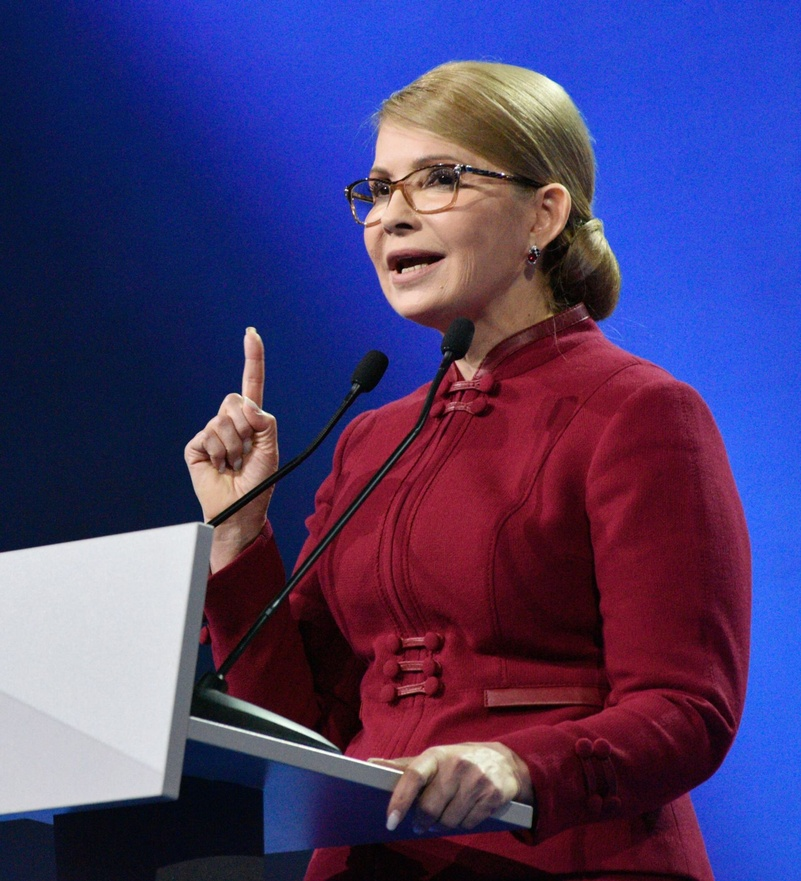
#> input picture image.jpg, 801 x 881 px, shrunk from 1920 x 2111 before the run
$ python main.py
#> lines starting #> are read from the running program, lines starting #| are printed output that depends on the picture
import numpy as np
import matplotlib.pyplot as plt
import matplotlib.image as imread
from sklearn.decomposition import PCA, IncrementalPCA
from PIL import Image


def checker(eigenvalues, eigenvectors, matrix):
    for i in range(len(eigenvalues)):
        if not np.allclose(np.dot(matrix, eigenvectors[:, i]), eigenvalues[i] * eigenvectors[:, i]):
            return False
    return True


def display_image(image_array):
    plt.imshow(image_array, cmap='gray')
    plt.show()
    return


### TASK 5 ###
def encrypt_message(message, key_matrix):
    message_vector = np.array([ord(char) for char in message])
    eigenvalues, eigenvectors = np.linalg.eig(key_matrix)
    diagonalized_key_matrix = np.dot(np.dot(eigenvectors, np.diag(eigenvalues)), np.linalg.inv(eigenvectors))
    encrypted_vector = np.dot(diagonalized_key_matrix, message_vector)
    return encrypted_vector


def decrypt_message(encrypted_vector, key_matrix):
    eigenvalues, eigenvectors = np.linalg.eig(key_matrix)
    diagonalized_key_matrix = np.dot(np.dot(eigenvectors, np.diag(eigenvalues)), np.linalg.inv(eigenvectors))
    decrypted_vector = np.dot(np.linalg.inv(diagonalized_key_matrix), encrypted_vector)
    decrypted_message = "".join([chr(int(np.round(np.real(char)))) for char in decrypted_vector])

    return decrypted_message


def main():
    message = "Hello, world!"
    key_matrix = np.random.randint(0, 256, (len(message), len(message)))
    print("Original message:", message)
    encrypted_message = encrypt_message(message, key_matrix)
    print("Encrypted message:", encrypted_message)
    decrypted_message = decrypt_message(encrypted_message, key_matrix)
    print("Decrypted message:", decrypted_message)


    ### TASK 1 ###
    matrix = np.array([[7, 2, 3], [2, 5, 1], [3, 1, 11]])

    eigenvalues, eigenvectors = np.linalg.eig(matrix)
    if not checker(eigenvalues, eigenvectors, matrix):
        print("Something went wrong")
        return

    # read image
    image_raw = imread.imread("image.jpg")
#> image_raw is the input picture: shape (881, 801, 3); mean R, G, B 72.9, 59.8, 110.9

    # print the size of the original image and the number of color channels
    print("Original image")
    print("Image size (height, width):", image_raw.shape[:2])
#| Image size (height, width): (881, 801)
    print("Number of color channels:", image_raw.shape[2], "\n")
#| Number of color channels: 3

    # convert to grayscale
    image_gray = np.dot(image_raw[...,:3], [0.2989, 0.5870, 0.1140])
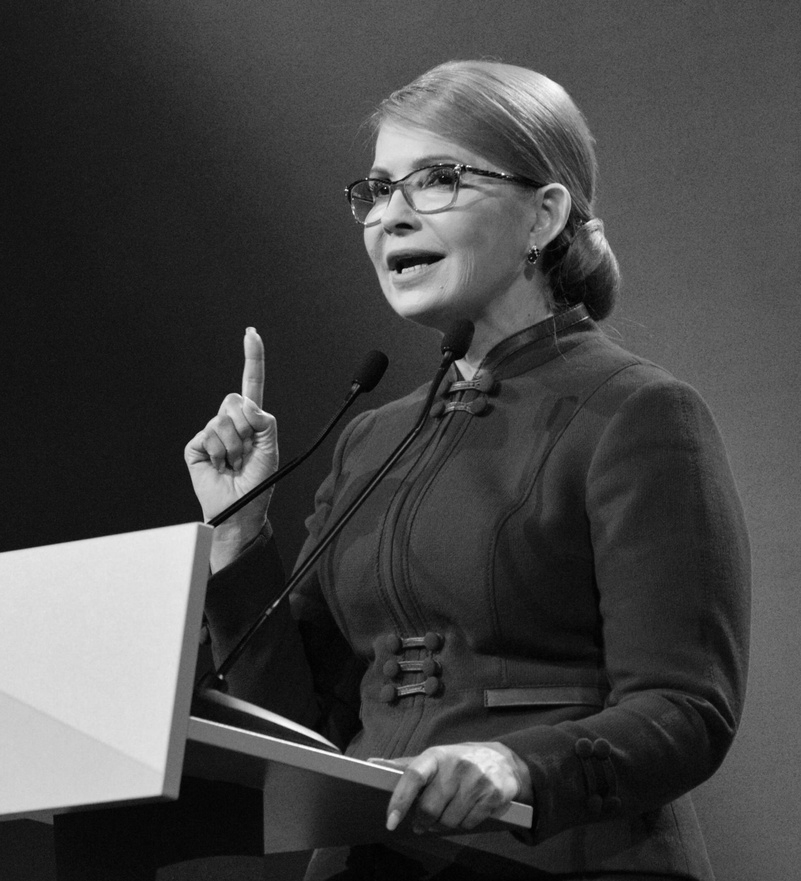
#> image_gray: shape (881, 801) float64; min 0.57, max 254.5, mean 69.5
    image_bw2 = image_gray / image_gray.max()

    # print the size of the bw image and the number of color channels
    print("Grayscale image")
    print("Image size (height, width):", image_bw2.shape[:2])
#| Image size (height, width): (881, 801)
    print("Number of color channels: 1 (cause it is black-shaded, lol)\n")

    # display image
    display_image(image_raw)
    display_image(image_bw2)

    ### TASK 3 ###

    # Flatten the image_bw2 matrix into a 2D array
    image_bw_flattened = image_bw2.reshape(image_bw2.shape[0], -1)

    # Apply PCA to the flattened matrix
    pca = PCA()
    pca.fit(image_bw_flattened)

    # Calculate the cumulative variance explained by each principal component
    cumulative_variance = np.cumsum(pca.explained_variance_ratio_) * 100

    # Знаходження кількості компонент для покриття 95% дисперсії
    num_components = np.argmax(cumulative_variance >= 95) + 1

    print("Cumulative variance:", len(cumulative_variance))
    print("Number of components needed to cover 95% of the variance:", num_components)

    # Побудова графіку
    plt.figure(figsize=(10, 6))
    plt.plot(cumulative_variance, linewidth=2)
    plt.axvline(x=num_components, color='k', linestyle='--')
    plt.axhline(y=95, color='r', linestyle='-')
    plt.xlabel('Principal components')
    plt.ylabel('Cumulative Explained Variance')
    plt.title(f'Number of components explaining 95% variance: {num_components}')
    plt.show()
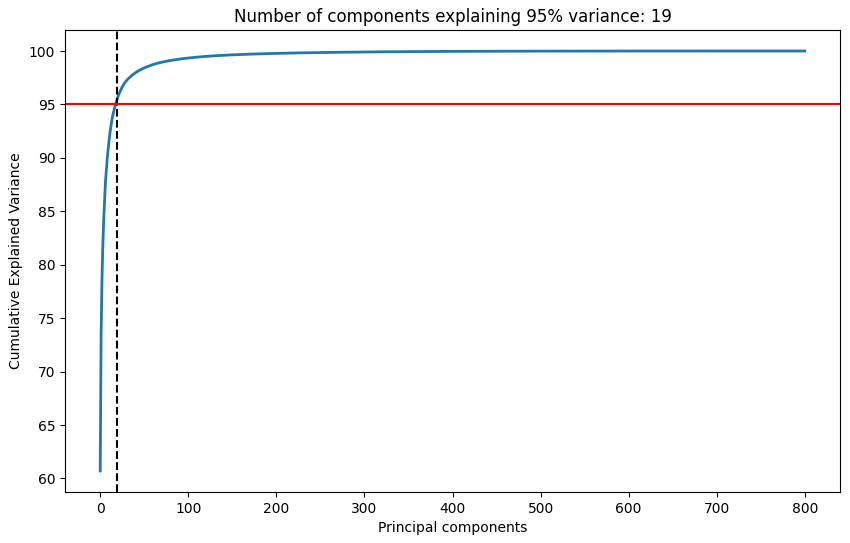
#> figure drawn by matplotlib, 1 panel; curve peaks at x = 800, y = 100

    # Reconstruct the image using the number of components calculated in the previous step
    ipca = IncrementalPCA(n_components=num_components)
    image_reconstructed = ipca.inverse_transform(ipca.fit_transform(image_bw_flattened))
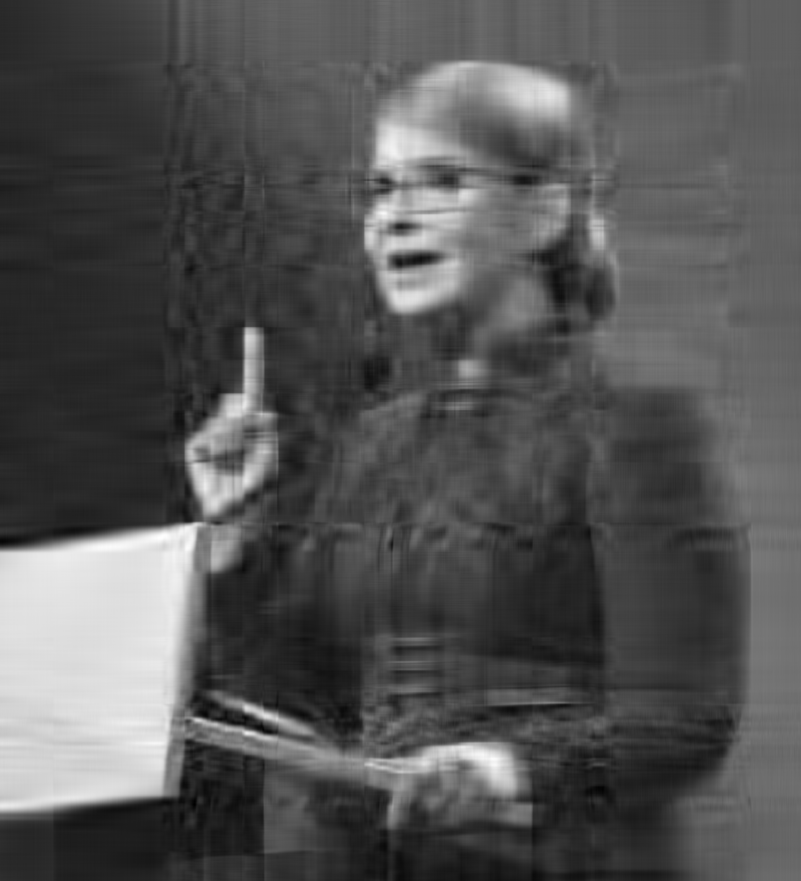
#> image_reconstructed: shape (881, 801) float64; min -0.0835, max 0.994, mean 0.273; drawn with min black and max white

    # Plotting the reconstructed image
    plt.figure(figsize=[12, 8])
    plt.imshow(image_reconstructed.reshape(image_bw2.shape), cmap='gray')
    plt.show()

    ### TASK 4 ###

    c = [5, 15, 30, 50, 100, 200]
    plt.figure(figsize=[20, 15])

    for i in range(6):
        # Apply IncrementalPCA with the current number of components
        ipca = IncrementalPCA(n_components=c[i])
        image_reconstructed = ipca.inverse_transform(ipca.fit_transform(image_bw_flattened))

        # Create a subplot for the current reconstructed image
        plt.subplot(2, 3, i + 1)
        plt.imshow(image_reconstructed.reshape(image_bw2.shape), cmap='gray')
        plt.title(f'Reconstructed image with {c[i]} components')
#> this loop made 6 passes
#> pass 1, in main, `image_reconstructed = ipca.inverse_transform(ipca.fit_transform(image_..`:
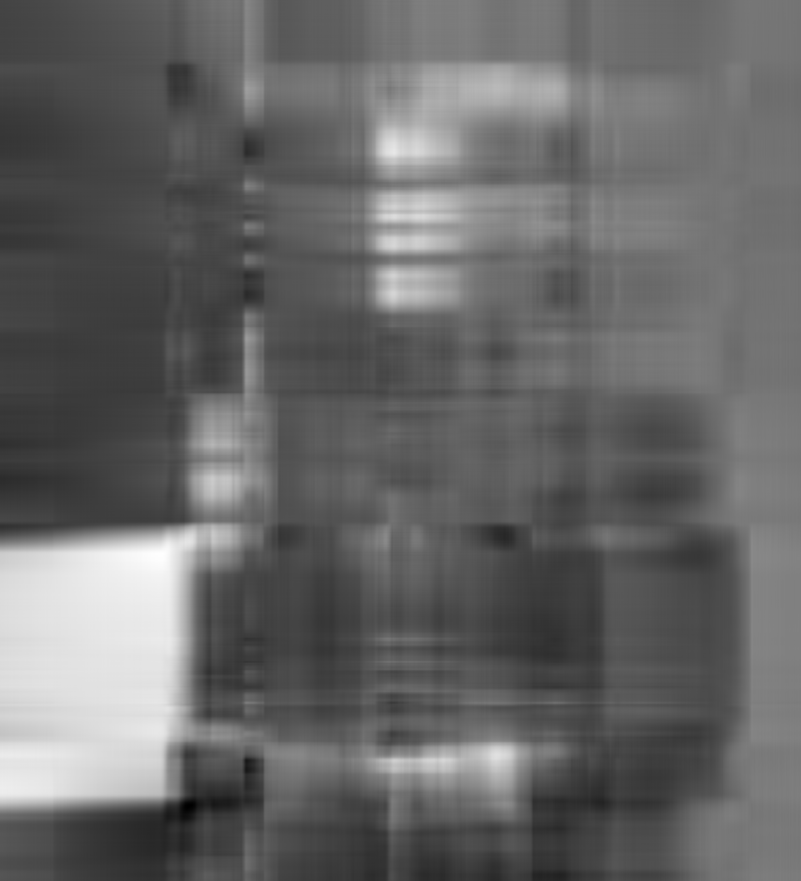
#> image_reconstructed: shape (881, 801) float64; min -0.218, max 0.993, mean 0.273; drawn with min black and max white
#> pass 3, in main, `image_reconstructed = ipca.inverse_transform(ipca.fit_transform(image_..`:
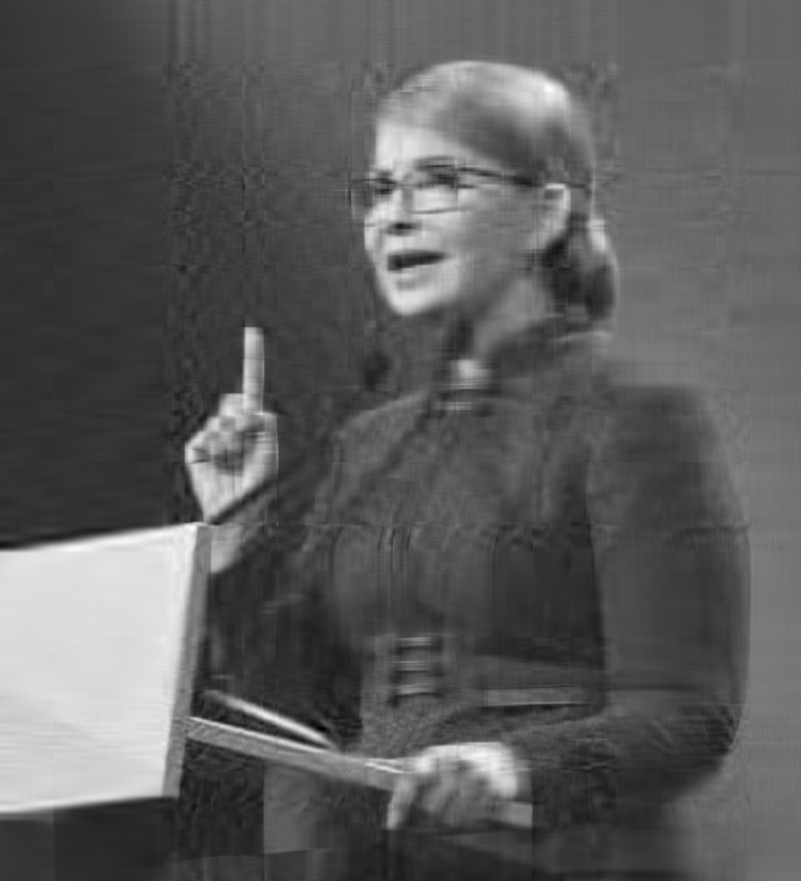
#> image_reconstructed: shape (881, 801) float64; min -0.147, max 1.02, mean 0.273; drawn with min black and max white

        # Display the figure with all subplots
    plt.tight_layout()
    plt.show()
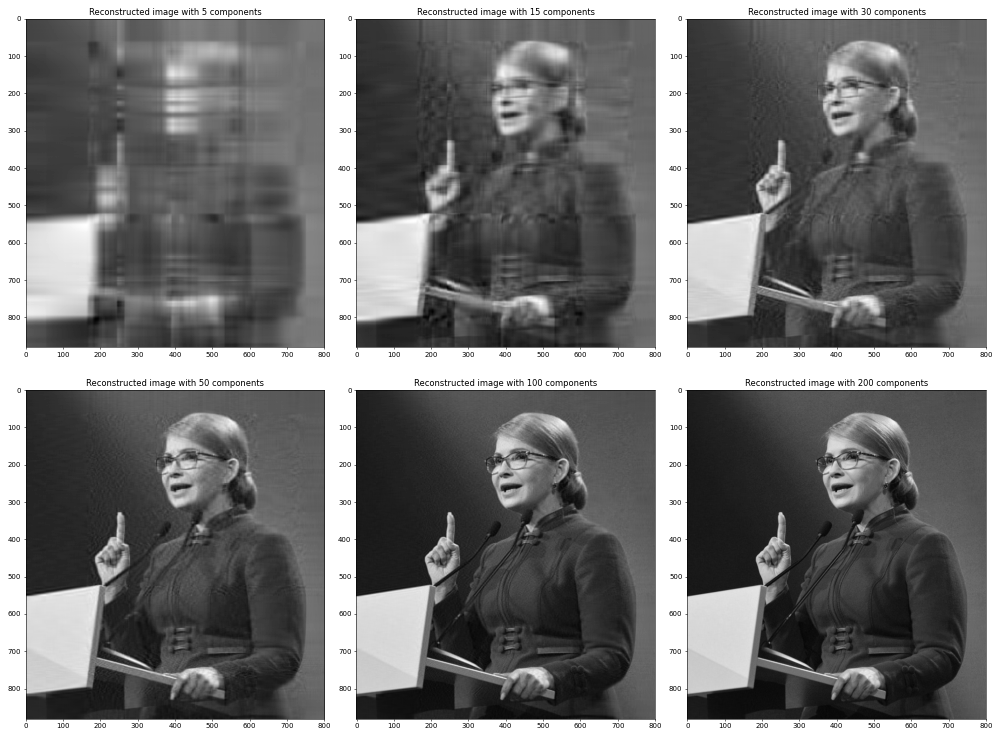
#> figure drawn by matplotlib, 6 panels
    return


if __name__ == "__main__":
    main()

$ run again, with Cat03.jpg copied over image.jpg
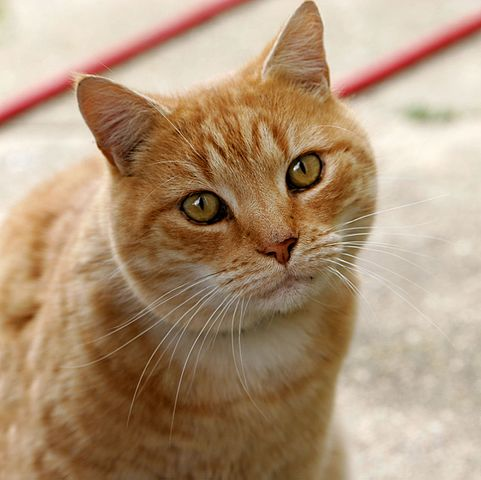
#> input picture Cat03.jpg, 481 x 480 px
#> in main, image_raw is the input picture: shape (480, 481, 3); mean R, G, B 175.9, 148.8, 120.7
#| Image size (height, width): (480, 481)
#| Number of color channels: 3
#| Image size (height, width): (480, 481)
#> in main, `plt.show()`:
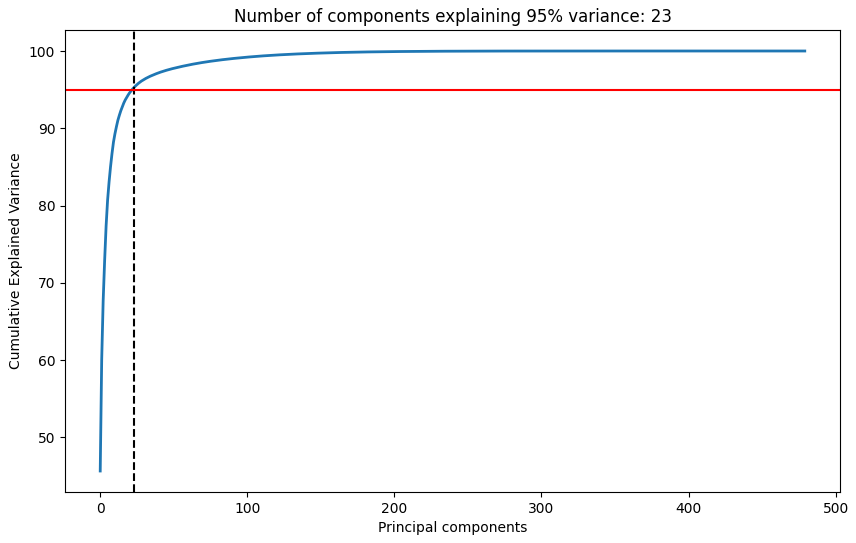
#> figure drawn by matplotlib, 1 panel; curve peaks at x = 478, y = 100
#> the loop in main, `for i in range(6):` made 6 passes
#> pass 1, in main, `image_reconstructed = ipca.inverse_transform(ipca.fit_transform(image_..`:
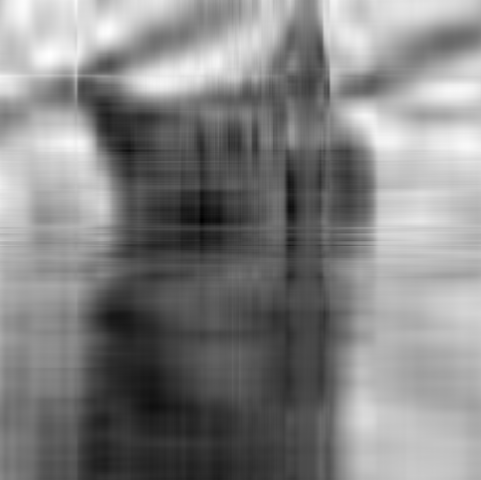
#> image_reconstructed: shape (480, 481) float64; min 0.151, max 1.04, mean 0.609; drawn with min black and max white

$ run again, with picture.jpeg copied over image.jpg
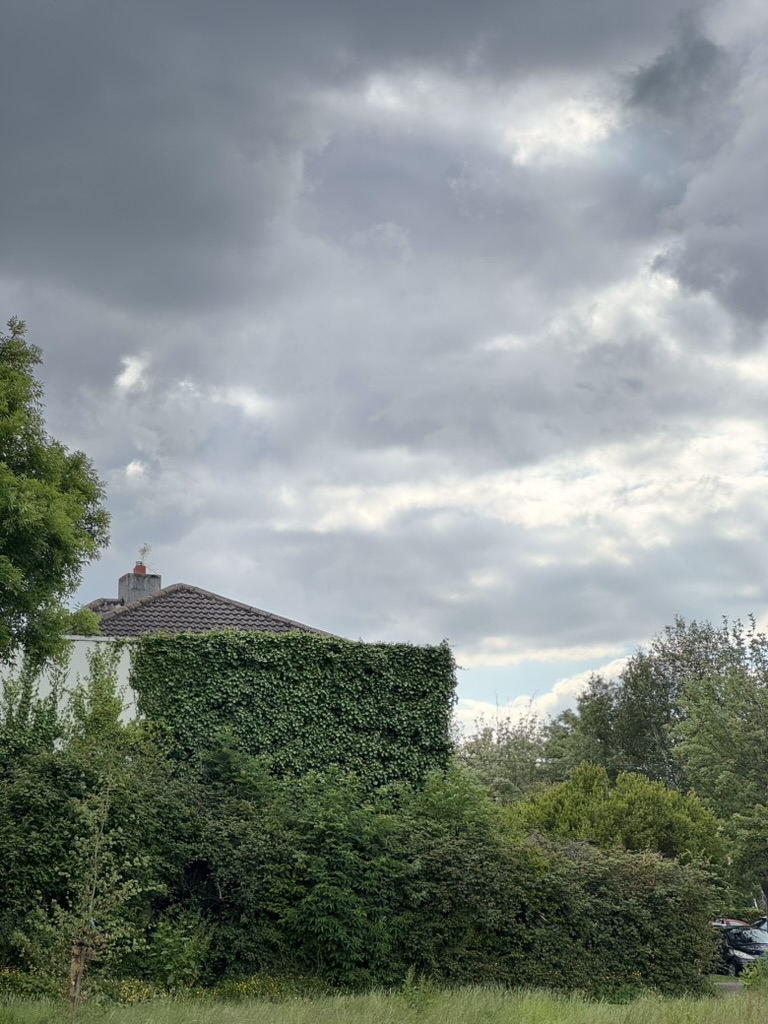
#> input picture picture.jpeg, 768 x 1024 px
#> in main, image_raw is the input picture: shape (1024, 768, 3); mean R, G, B 127.2, 135.9, 131
#| Image size (height, width): (1024, 768)
#| Number of color channels: 3
#| Image size (height, width): (1024, 768)
#> in main, `plt.show()`:
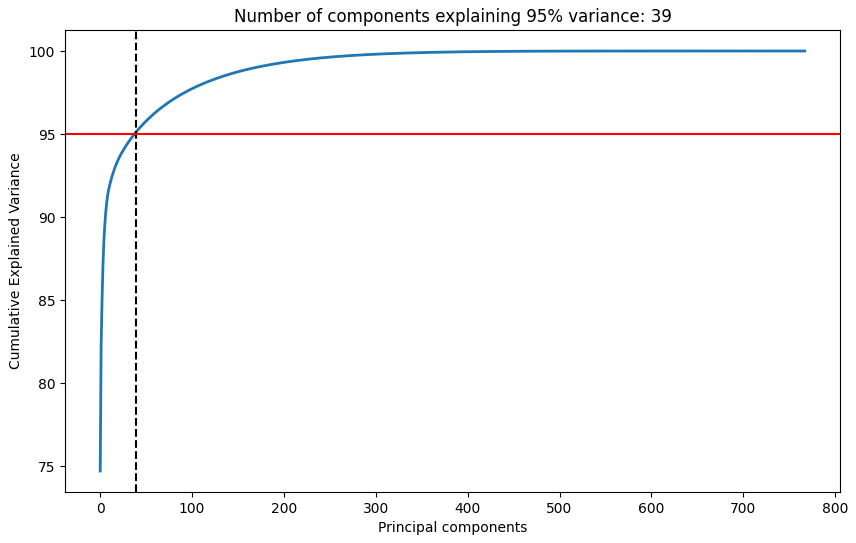
#> figure drawn by matplotlib, 1 panel; curve peaks at x = 767, y = 100
#> the loop in main, `for i in range(6):` made 6 passes
#> pass 2, in main, `image_reconstructed = ipca.inverse_transform(ipca.fit_transform(image_..`:
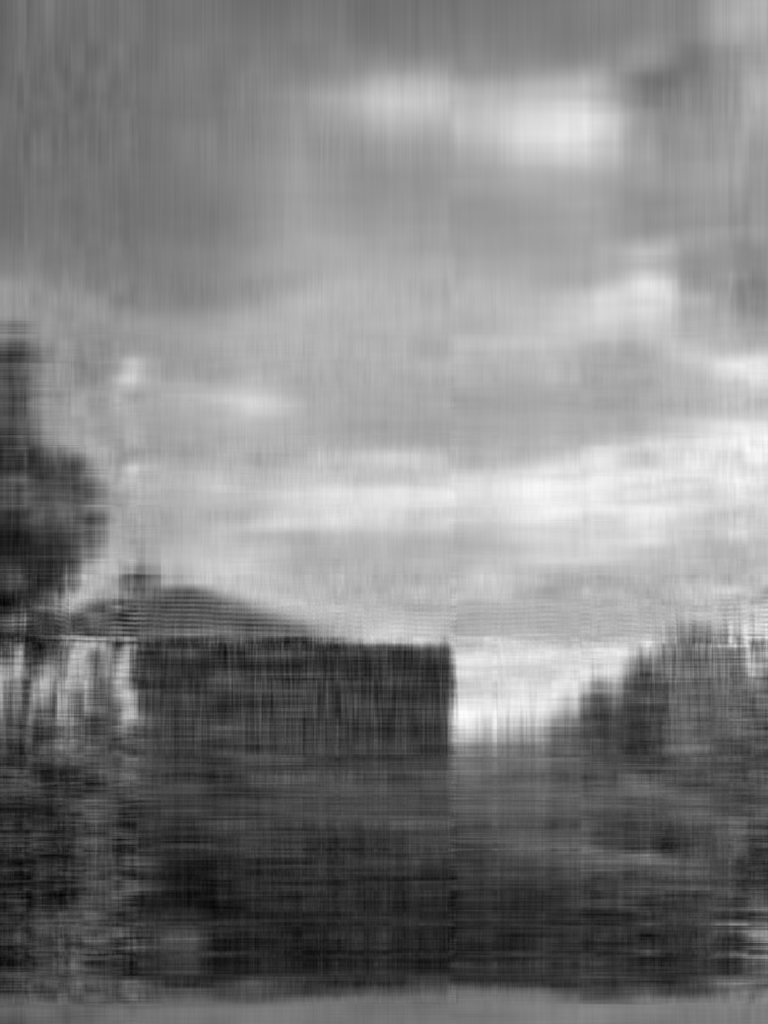
#> image_reconstructed: shape (1024, 768) float64; min -0.0284, max 1.06, mean 0.522; drawn with min black and max white
